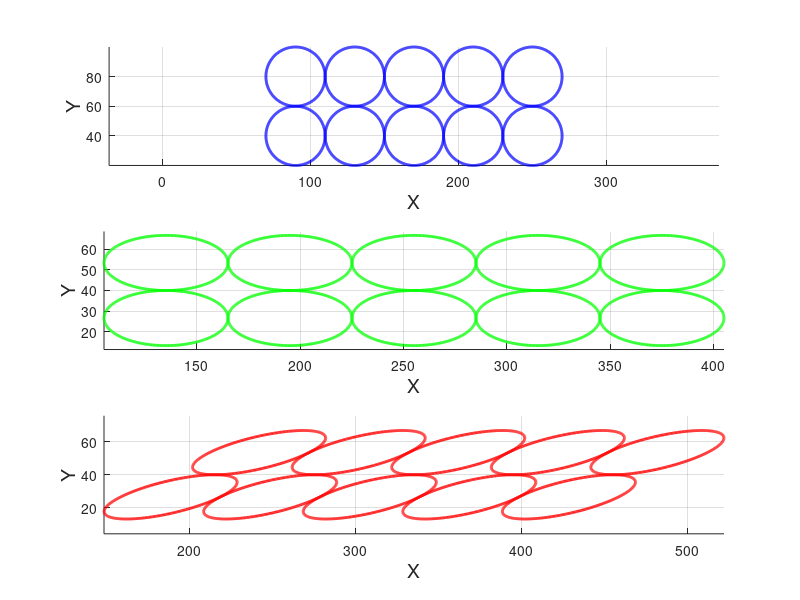

Reproduce this figure in MATLAB.
angles = linspace(0, 2*pi, 500);
radius = 20;
CenterX = 50;
CenterY = 40;

X = [];
Y = [];

for ix=1:5
    X{ix} = radius * cos(angles) + (CenterX+2*radius*ix);
    Y{ix} = radius * sin(angles) + CenterY;
end

ix = 1;
for iy=6:10
    X{iy} = radius * cos(angles) + (CenterX+2*radius*ix);
    Y{iy} = radius * sin(angles) + CenterY+2*radius;
    ix = ix+1;
end

% -----------------------------------
% PLOT UNDEFORMED
subplot(3,1,1);
for ix=1:10
    hold on;
    plot(X{ix}, Y{ix}, 'b-', 'LineWidth', 2)
    hold on;
end
hold off;
grid on;
axis equal;
xlabel('X', 'FontSize', 14);
ylabel('Y', 'FontSize', 14);

% ------------------------------------- 
% Cisalhamento Puro
% ------------------------------------- 

kx = 1.5;
cp = [[kx 0],
      [0 kx/2]];

Xcompact = [];
Ycompact = [];

for i=1:10
    Xcompact{i} = kx*X{i};
    Ycompact{i} = (1/kx)*Y{i};
end
% Plot Compact - Cisalhamento Puro
subplot(3,1,2)
for i=1:10
    hold on;
    plot(Xcompact{i}, Ycompact{i}, 'g-', 'LineWidth', 2)
    hold on;
end
hold off;
grid on;
axis equal;
xlabel('X', 'FontSize', 14);
ylabel('Y', 'FontSize', 14);

% ------------------------------------------
% Cisalhamento Simples
% ------------------------------------------

ang_cisalhante = 45; % angulo de cisalhamento em graus
gamma = tand(ang_cisalhante);

cs = [[1 gamma],
      [0 1]];

Xdeformed = [];
Ydeformed = [];

for i=1:10
    Xdeformed{i} = Xcompact{i}+2*Ycompact{i};
    Ydeformed{i} = Ycompact{i};
end

% Plot Cisalhamento Simples
subplot(3,1,3)
for i=1:10
    hold on;
    plot(Xdeformed{i}, Ydeformed{i}, 'r-', 'LineWidth', 2)
    hold on;
end
hold off;
grid on;
axis equal;
xlabel('X', 'FontSize', 14);
ylabel('Y', 'FontSize', 14);
%ylim([-100,100])

